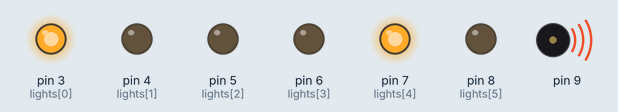
Bench run of a program on a simulated Arduino Uno, built with avr-gcc and run on an emulated ATmega328P. On the bench: output pins drawn as LEDs (lit = HIGH), buzzer (waves = sounding). Random numbers use the default seed unless the program sets one.

Above: at 1.4 s.
At 5.4 s:
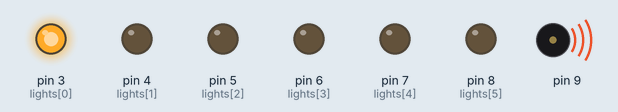
At 15.7 s:
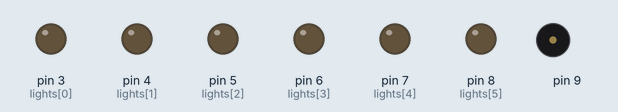
At 18.6 s:
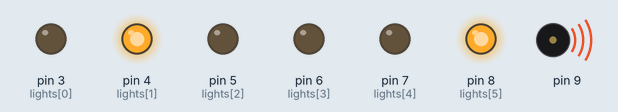
At 27.6 s:
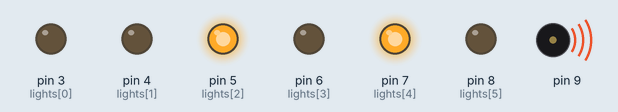
At 38.91 s:
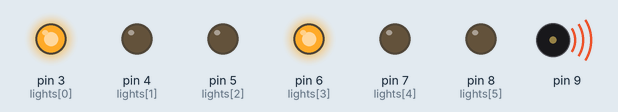
Timing chart, 0 to 40.0 s (numbered marks = the images above):
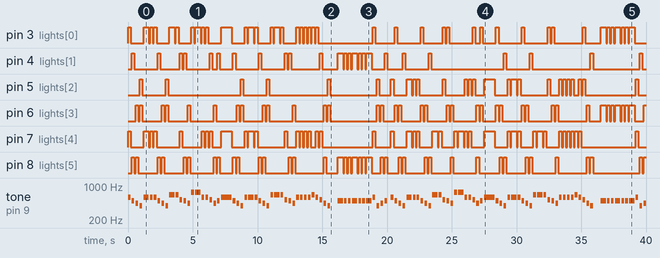

Measured:
- by itself, pin 3 (lights[0]): LOW → HIGH at 0.00 s, → LOW 0.20 s later, → HIGH 1.0 s later, → LOW 0.40 s later, … (84 changes in this stretch)
- by itself, pin 4 (lights[1]): LOW → HIGH at 0.30 s, → LOW 0.20 s later, → HIGH 1.8 s later, → LOW 0.20 s later, … (50 changes in this stretch)
- by itself, pin 5 (lights[2]): LOW → HIGH at 0.90 s, → LOW 0.20 s later, → HIGH 1.8 s later, → LOW 0.20 s later, … (52 changes in this stretch)
- by itself, pin 6 (lights[3]): LOW → HIGH at 0.60 s, → LOW 0.20 s later, → HIGH 0.10 s later, → LOW 0.20 s later, … (75 changes in this stretch)
- by itself, pin 7 (lights[4]): LOW → HIGH at 0.00 s, → LOW 0.20 s later, → HIGH 1.0 s later, → LOW 0.40 s later, … (88 changes in this stretch)
- by itself, pin 8 (lights[5]): LOW → HIGH at 0.30 s, → LOW 0.20 s later, → HIGH 0.10 s later, → LOW 0.20 s later, … (77 changes in this stretch)
- by itself, tone on pin 9: plays 587 Hz for 0.20 s, 493 Hz for 0.20 s, 440 Hz for 0.20 s, 392 Hz for 0.20 s, 587 Hz for 0.40 s, 587 Hz for 0.20 s … (115 notes in this stretch)

The program:

main.cpp
```cpp
#include <Arduino.h>
#include <toneAC.h>
#include <stdio.h>
#include <stdlib.h>
#include <time.h>

// Pins
int lights[] = {3, 4, 5, 6, 7, 8}; // WILL BE RANDOMIZED (POST SETUP)
int ledCount = sizeof(lights) / sizeof(lights[0]);
// Tempo
int tempo = 200;

// Jingle Bells
char sheet_music[] = {"dbagdddbageecbaffddcabdbagdddbageeecbaddddedcag bbbbbbbdgab"}; // https://i.pinimg.com/originals/1d/72/b4/1d72b4eabf3deb08e37173e99caf8a98.gif
int sheet_beats[] = {1, 1, 1, 1, 2, 1, 1, 1, 1, 1, 2, 1, 1, 1, 1, 1, 2, 1, 1, 1, 1, 1, 4, 1, 1, 1, 1, 2, 1, 1, 1, 1, 1, 2, 1, 1, 1, 1, 1, 1, 1, 1, 1, 1, 1, 1, 1, 2, 2, 1, 1, 2, 1, 1, 2, 1, 1, 1, 1, 3, 2};
// G Major... I think?
char notes[] = {'g', 'a', 'b', 'c', 'd', 'e', 'f'};
unsigned long freq[] = {392, 440, 493, 523, 587, 659, 739};
int DEBUG = 0;

// Swaps integers
void swap(int *a, int *b)
{
  int temp = *a;
  *a = *b;
  *b = temp;
}

// A function to generate a random permutation of arr[]
void randomize(int arr[], int n)
{
  // Generate a new randomized seed
  srand(time(NULL));

  // Start from the last element and swap one by one
  for (int i = n - 1; i > 0; i--)
  {
    // Pick a random index from 0 to i
    int j = rand() % (i + 1);

    // Swap arr[i] with the element at random index
    swap(&arr[i], &arr[j]);
  }
}

void setup()
{
  // Set Pins
  for (int i = 0; i <= ledCount; i++)
  {
    pinMode(lights[i], OUTPUT);
  };
  if (DEBUG)
  {
    Serial.begin(9600);
  }
}

// Determines notes from notes[], adjusts lights and plays tone
void play(char note, int time)
{
  int note_size = sizeof(notes) / sizeof(notes[0]);
  for (int n = 0; n <= note_size; n++)
  {
    if (notes[n] == note)
    {
      digitalWrite(lights[n], HIGH);
      if (n + 1 <= ledCount)
      {
        digitalWrite(lights[n + 1], HIGH);
      }
      else if (n - 1 <= ledCount)
      {
        digitalWrite(lights[n - 1], HIGH);
      }
      toneAC(freq[n], 1, time, false);
      for (int l = 0; l <= ledCount; l++)
      {
        digitalWrite(lights[l], LOW);
      }
      toneAC(0);
      if (DEBUG)
      {
        Serial.print("Current Playing: ");
        Serial.println(notes[n]);
        Serial.print("Current Time: ");
        Serial.println(time);
        Serial.print("Current Freq: ");
        Serial.println(freq[n]);
      }
    }
  }
}

void loop()
{
  // Randomize lights[] so the LED pattern changes every loop of the song.
  randomize(lights, ledCount);
  for (int i = 0; i <= sizeof(sheet_music) / sizeof(sheet_music[0]); i++)
  {
    // Rest
    if (sheet_music[i] == ' ')
    {
      toneAC(0);
      delay(sheet_beats[i] * tempo);
    }
    else
    {
      // Tempo = 1 Beat, so tempo * # of beats
      play(sheet_music[i], tempo * sheet_beats[i]);
    }
    // Note Spacing
    delay(tempo / 2);
  };
}
```
